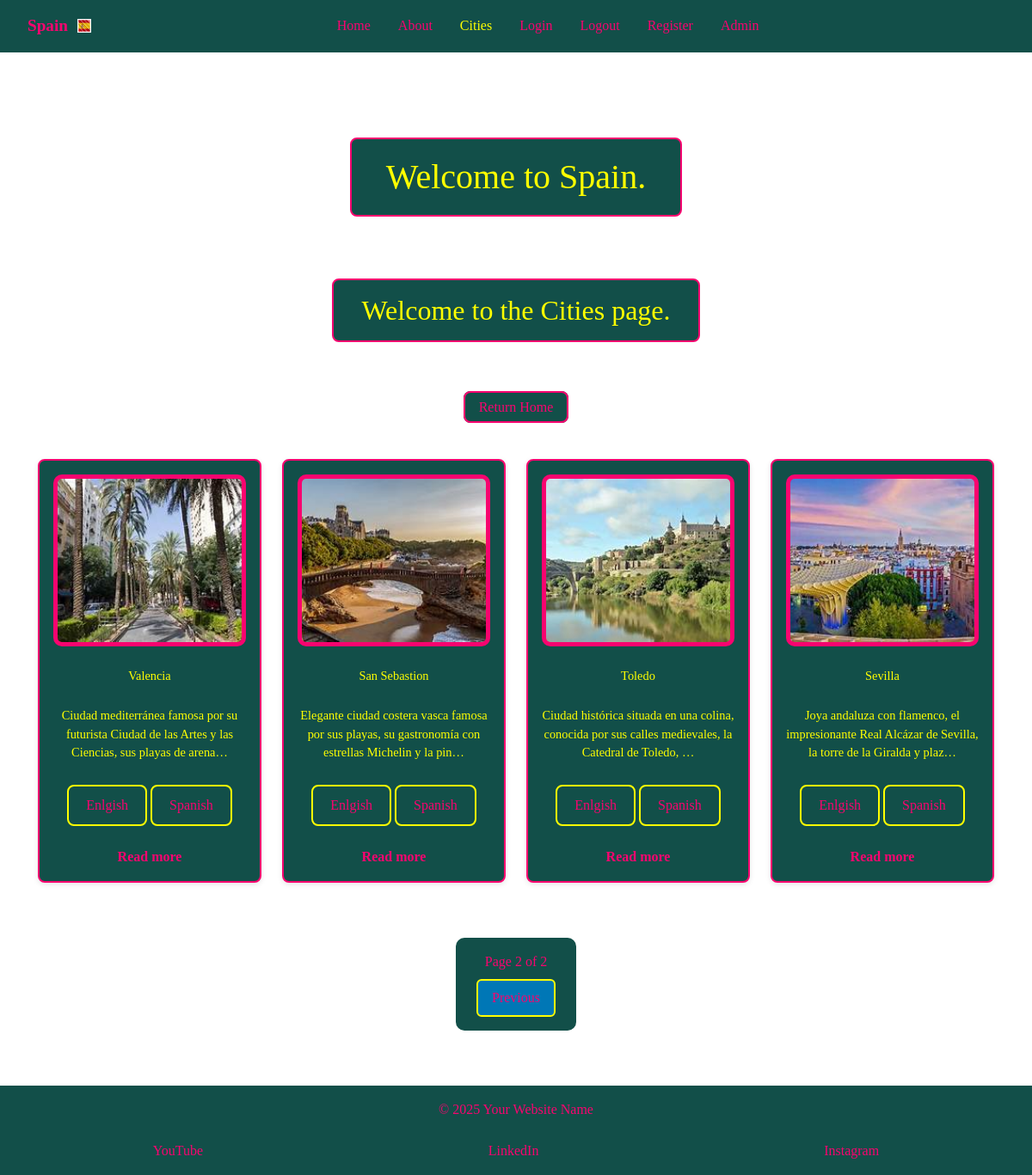
/cities?lang=es&page=2, run on the app's committed database.
### espana_es/models.py (models this page shows, shortened)
class CardText(models.Model):
    title = models.CharField(max_length=30)
    content = models.TextField()
    image_name = models.CharField(
        max_length=20,
        help_text="Enter file name (eg 'Alciante.jpg)",
        default='default.jpg',
        blank=True
    )
    saved_by = models.ManyToManyField(User,
                                      related_name='saved_cards', blank=True)

class CardTextTranslation(models.Model):
    LANGUAGE_CHOICES = [
        ('en', 'English'),
        ('es', 'Spanish'),
    ]
    card = models.ForeignKey(
        CardText,
        related_name='translations',
        on_delete=models.CASCADE
    )
    language = models.CharField(max_length=5, choices=LANGUAGE_CHOICES)
    content = models.TextField()

### espana_es/views.py (the view)
# urls.py: path('cities', views.cities, name='cities'),
def cities(request):
    lang = request.GET.get('lang', 'en')
    card_texts = CardText.objects.all().order_by('id')
    for card in card_texts:
        translation = card.translations.filter(language=lang).first()
        card.translated_content = (
            translation.content
            if translation else card.content or 'Content coming soon.'
        )
    paginator = Paginator(card_texts, 4)
    page_number = request.GET.get('page')
    page_obj = paginator.get_page(page_number)
    return render(request, 'cities.html',
                  {'active_tab': 'cities',
                   'page_obj': page_obj,
                   'lang': lang})

### espana_es/templates/cities.html (shortened to what this page needs)
{% extends 'base.html' %}
{% load static %}
{% block body_class %}morph-page{% endblock %}
{% block morph_images %}
<div class="image-morph">
</div>
{% endblock %}
{% block content %}
<h2 class="color-h2">Welcome to the Cities page.</h2>
<p>
    <a class="color-return" href="{% url 'index' %}">Return Home</a>
</p>
<div class="cards-container">
    {% for card in page_obj %}
    <div class="card" data-url="{% url 'city-details' pk=card.id %}" onclick="window.location = this.dataset.url">
        <img src="{% static 'images/' %}{{ card.image_name }}" alt="{{ card.title }}">
        <p>{{ card.title }}</p>
        <p>{{ card.translated_content|truncatechars:100}}</p>
        <div class="card-detail">
            <div class="lang-switch">
                <a href="?{% for key, value in request.GET.items %}{% if key != 'lang' %}{{ key }}={{ value }}&{% endif %}{% endfor %}lang=en">Enlgish</a>
                <a href="?{% for key, value in request.GET.items %}{% if key != 'lang' %}{{ key }}={{ value }}&{% endif %}{% endfor %}lang=es">Spanish</a>
            </div>
        </div>
        <a href="{% url 'city-details' pk=card.id %}" class="read-more">
        Read more
        </a>
    </div>
    {% empty %}
    <p>No cards</p>
    {% endfor %}
</div>
<div class="pagination">
    <div class="page-number">
        <span class="page-info">
            Page {{ page_obj.number }} of {{ page_obj.paginator.num_pages }}
        </span>
    </div>
    {% if page_obj.has_previous %}
    <div class="prev-wrapper">
        <a href="?{% for key, value in request.GET.items %}{% if key != 'page' %}{{ key }}={{ value }}&{% endif %}{% endfor %}page={{ page_obj.previous_page_number}}"
            class="prev-btn">Previous</a>
    </div>
    {% endif %}
</div>
{% endblock %}

### espana_es/static/CSS/espana.css (style rules this page uses)
* { box-sizing: border-box; margin: 0; padding: 0; }
html, body { height: 100%; font-family: "Times New Roman", Times, serif; overflow-x: hidden; }
.morph-page { position: relative; min-height: 100vh; display: flex; flex-direction: column; }
.image-morph { position: fixed; top: 0; left: 0; width: 100vw; height: 100vh; z-index: -1; }
.color-h2 { color: yellow; text-align: center; margin: 0em auto 1em auto; padding: 0.5em 1em; border: 2px solid #f8046f; border-radius: 8px; background: #124f49; width: fit-content; }
a.color-return { text-align: center; margin: 0em auto; padding: 0.5em 1em; border: 2px solid #f8046f; border-radius: 8px; background: #124f49; color: #f8046f; text-decoration: none; }
.cards-container, .grid-container { display: flex; flex-wrap: wrap; justify-content: center; gap: 1.5rem; width: 100%; max-width: 1200px; padding: 0 1rem; margin: 0 auto; }
.card, .grid { background-color: #124f49; border: 2px solid yellow; border-radius: 8px; box-shadow: 0 2px 6px rgba(0,0,0,0.1); overflow: hidden; display: flex; flex-direction: column; justify-content: flex-start; align-items: center; text-align: center; transition: transform 0.3s, box-shadow 0.3s; min-height: 350px; padding: 1rem; gap: 1rem; cursor: pointer; flex: 0 1 calc(25% - 1.5rem); max-width: calc(25% - 1.5rem); }
.cards-container .card:nth-child(1), .grid-container .grid:nth-child(1) { order: 1; }
.cards-container .card:nth-child(2), .grid-container .grid:nth-child(2) { order: 3; }
.cards-container .card:nth-child(3), .grid-container .grid:nth-child(3) { order: 2; }
.card, .grid { background-color: #124f49; border: 2px solid #f8046f; border-radius: 8px; box-shadow: 0 2px 6px rgba(0,0,0,0.1); overflow: hidden; display: flex; flex-direction: column; justify-content: flex-start; align-items: center; text-align: center; transition: transform 0.3s, box-shadow 0.3s; min-height: 350px; padding: 1rem; gap: 1rem; width: 100%; max-width: 350px; cursor: pointer; }
.grid p, .card p { font-size: 0.9rem; margin: 0.5rem 0 0; flex-shrink: 0; color: yellow; }
.card .read-more, .grid .read-more { margin-top: 0.5rem; text-decoration: none; color: #f8046f; font-weight: bold; }
.card-detail { display: flex; flex-direction: column; align-items: center; text-align: center; gap: 20px; max-width: 800px; }
.card img { width: 100%; height: 200px; object-fit: cover; border-radius: 10px; background-color: #f8046f; padding: 5px; }
.card-detail a { display: inline-block; margin-top: 10px; padding: 10px 20px; background-color: #124f49; color: #f8046f; text-decoration: none; border-radius: 8px; transition: transform 0.2s, background-color 0.2s; border: 2px solid yellow; }
.pagination { width: fit-content; margin: 2rem auto; padding: 1rem 1.5rem; background: #124f49; border-radius: 10px; display: flex; flex-direction: column; gap: 0.5rem; color: #f8046f; }
.pagination .prev-wrapper, .pagination .next-wrapper { display: flex; justify-content: center; }
.pagination a { display: inline-block; padding: 0.5rem 1rem; border: 2px solid yellow; border-radius: 6px; background: #0077b6; color: #f8046f; text-decoration: none; transition: background 0.2s, color 0.2s; }

### data on the page
CardText: image_name (picture), title "San Sebastion", translated_content "Elegante ciudad costera vasca famosa por sus playas, su gastronomía con estrellas Michelin y la pin…"
CardText: image_name (picture), title "Sevilla", translated_content "Joya andaluza con flamenco, el impresionante Real Alcázar de Sevilla, la torre de la Giralda y plaz…"
CardText: image_name (picture), title "Toledo", translated_content "Ciudad histórica situada en una colina, conocida por sus calles medievales, la Catedral de Toledo, …"
CardText: image_name (picture), title "Valencia", translated_content "Ciudad mediterránea famosa por su futurista Ciudad de las Artes y las Ciencias, sus playas de arena…"

### other printed values
{{ page_obj.number }} "2"
{{ page_obj.paginator.num_pages }} "2"
